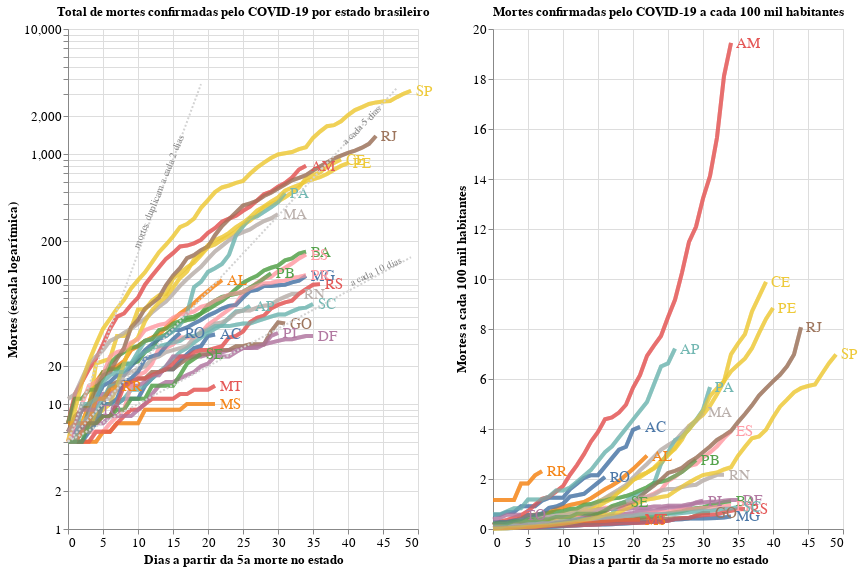

The notebook cell this image was saved under:
### Code cell
import altair as alt

text2b = alt.Chart({'values':[{'x': 13, 'y': 500}]}).mark_text(
    text='mortes duplicam a cada 2 dias', angle=292,
    size=10,
    color = 'gray'
).encode(
    x='x:Q', y='y:Q'
)

text5b = alt.Chart({'values':[{'x': 42, 'y': 1700}]}).mark_text(
    text='a cada 5 dias', angle=315,
    size=10,
    color = 'gray'
).encode(
    x='x:Q', y='y:Q'
)

text10b = alt.Chart({'values':[{'x': 44, 'y': 115}]}).mark_text(
    text='a cada 10 dias', angle=335,
    size=10,
    color = 'gray'
).encode(
    x='x:Q', y='y:Q'
)

# Sum it all up
chart1 = alt.layer(chart, overlay, text, double2, double5, double10, text2b, text5b, text10b).properties(
    width=350,
    height=500
)

# Sum em up!
chart2 = alt.layer(chartpop + overlaypop + textpop).properties(
    width=350,
    height=500
)

alt.hconcat(chart1, chart2
).configure_axis(
    labelFontSize=13,
    titleFontSize=13
).configure_title(
    fontSize=13
).add_selection(
  selection
)

### Figure 1 — Vega-Lite specification as saved in the notebook (floating-point values rounded to 4 significant figures; data arrays with more than 128 entries replaced by an {"elided": "..."} marker saying what was removed)
{"config": {"view": {"continuousWidth": 400, "continuousHeight": 300}, "axis": {"labelFontSize": 13, "titleFontSize": 13}, "title": {"fontSize": 13}}, "hconcat": [{"layer": [{"data": {"name": "data-4d6332b10468e858d9d21818fb02f6a0"}, "mark": {"type": "line", "opacity": 0.7, "strokeWidth": 4}, "encoding": {"color": {"condition": {"type": "nominal", "field": "state", "selection": "selector006"}, "value": "lightgray"}, "tooltip": [{"type": "nominal", "field": "state", "title": "Estado"}, {"type": "nominal", "field": "Date", "format": "%d/%m/%Y", "timeUnit": "yearmonthdate", "title": "Data"}, {"type": "nominal", "field": "Deaths", "title": "Mortes"}], "x": {"type": "quantitative", "field": "Day"}, "y": {"type": "quantitative", "field": "Deaths", "scale": {"type": "log"}}}, "selection": {"selector006": {"type": "single", "fields": ["state"]}}, "title": "Total de mortes confirmadas pelo COVID-19 por estado brasileiro"}, {"data": {"name": "data-4d6332b10468e858d9d21818fb02f6a0"}, "mark": {"type": "line", "opacity": 0.7, "strokeWidth": 4}, "encoding": {"color": {"type": "nominal", "field": "state"}, "opacity": {"value": 0.5}, "x": {"type": "quantitative", "field": "Day"}, "y": {"type": "quantitative", "field": "Deaths", "scale": {"type": "log"}}}, "title": "Total de mortes confirmadas pelo COVID-19 por estado brasileiro", "transform": [{"filter": {"selection": "selector006"}}]}, {"data": {"name": "data-4d6332b10468e858d9d21818fb02f6a0"}, "mark": {"type": "text", "align": "left", "dx": 5, "size": 15}, "encoding": {"color": {"type": "nominal", "field": "state", "legend": null}, "text": {"type": "nominal", "field": "state"}, "x": {"type": "quantitative", "aggregate": "max", "axis": {"title": "Dias a partir da 5a morte no estado"}, "field": "Day"}, "y": {"type": "quantitative", "aggregate": {"argmax": "Day"}, "axis": {"title": "Mortes (escala logarítmica)"}, "field": "Deaths"}}, "title": "Total de mortes confirmadas pelo COVID-19 por estado brasileiro", "transform": [{"filter": {"selection": "selector006"}}]}, {"data": {"sequence": {"start": 0, "stop": 20, "step": 1, "as": "x"}}, "mark": {"type": "line", "strokeDash": [2, 2]}, "encoding": {"color": {"value": "lightgray"}, "x": {"type": "quantitative", "field": "x"}, "y": {"type": "quantitative", "field": "value"}}, "transform": [{"calculate": "5*pow(2,(datum.x/2))", "as": "double2"}, {"fold": ["double2"]}]}, {"data": {"sequence": {"start": 0, "stop": 48, "step": 1, "as": "x"}}, "mark": {"type": "line", "strokeDash": [2, 2]}, "encoding": {"color": {"value": "lightgray"}, "x": {"type": "quantitative", "field": "x"}, "y": {"type": "quantitative", "field": "value"}}, "transform": [{"calculate": "5*pow(2,(datum.x/5))", "as": "double5"}, {"fold": ["double5"]}]}, {"data": {"sequence": {"start": 0, "stop": 50, "step": 1, "as": "x"}}, "mark": {"type": "line", "strokeDash": [2, 2]}, "encoding": {"color": {"value": "lightgray"}, "x": {"type": "quantitative", "field": "x"}, "y": {"type": "quantitative", "field": "value"}}, "transform": [{"calculate": "5*pow(2,(datum.x/10))", "as": "double10"}, {"fold": ["double10"]}]}, {"data": {"name": "data-bf3a284e2fbb064d7dde36f27f5d5a49"}, "mark": {"type": "text", "angle": 292, "color": "gray", "size": 10, "text": "mortes duplicam a cada 2 dias"}, "encoding": {"x": {"type": "quantitative", "field": "x"}, "y": {"type": "quantitative", "field": "y"}}}, {"data": {"name": "data-d1aac4e1322477c3199ccb6b764144d1"}, "mark": {"type": "text", "angle": 315, "color": "gray", "size": 10, "text": "a cada 5 dias"}, "encoding": {"x": {"type": "quantitative", "field": "x"}, "y": {"type": "quantitative", "field": "y"}}}, {"data": {"name": "data-95c0240dc994b9f2ae808cb884cedf18"}, "mark": {"type": "text", "angle": 335, "color": "gray", "size": 10, "text": "a cada 10 dias"}, "encoding": {"x": {"type": "quantitative", "field": "x"}, "y": {"type": "quantitative", "field": "y"}}}], "height": 500, "width": 350}, {"layer": [{"layer": [{"mark": {"type": "line", "opacity": 0.7, "strokeWidth": 4}, "encoding": {"color": {"condition": {"type": "nominal", "field": "state", "selection": "selector006"}, "value": "lightgray"}, "tooltip": [{"type": "nominal", "field": "state", "title": "Estado"}, {"type": "nominal", "field": "Date", "format": "%d/%m/%Y", "timeUnit": "yearmonthdate", "title": "Data"}, {"type": "nominal", "field": "DeathPop", "format": ".2f", "title": "Proporção de Mortes"}], "x": {"type": "quantitative", "field": "Day"}, "y": {"type": "quantitative", "field": "DeathPop"}}, "selection": {"selector006": {"type": "single", "fields": ["state"]}}, "title": "Mortes confirmadas pelo COVID-19 a cada 100 mil habitantes"}, {"mark": {"type": "line", "opacity": 0.7, "strokeWidth": 4}, "encoding": {"color": {"type": "nominal", "field": "state"}, "opacity": {"value": 0.5}, "x": {"type": "quantitative", "field": "Day"}, "y": {"type": "quantitative", "field": "DeathPop"}}, "title": "Mortes confirmadas pelo COVID-19 a cada 100 mil habitantes", "transform": [{"filter": {"selection": "selector006"}}]}, {"mark": {"type": "text", "align": "left", "dx": 5, "size": 15}, "encoding": {"color": {"type": "nominal", "field": "state", "legend": null}, "text": {"type": "nominal", "field": "state"}, "x": {"type": "quantitative", "aggregate": "max", "axis": {"title": "Dias a partir da 5a morte no estado"}, "field": "Day"}, "y": {"type": "quantitative", "aggregate": {"argmax": "Day"}, "axis": {"title": "Mortes a cada 100 mil habitantes"}, "field": "DeathPop"}}, "title": "Mortes confirmadas pelo COVID-19 a cada 100 mil habitantes", "transform": [{"filter": {"selection": "selector006"}}]}]}], "data": {"name": "data-4d6332b10468e858d9d21818fb02f6a0"}, "height": 500, "width": 350}], "$schema": "https://vega.github.io/schema/vega-lite/v4.8.1.json", "datasets": {"data-4d6332b10468e858d9d21818fb02f6a0": {"elided": "816 records"}, "data-bf3a284e2fbb064d7dde36f27f5d5a49": [{"x": 13, "y": 500}], "data-d1aac4e1322477c3199ccb6b764144d1": [{"x": 42, "y": 1700}], "data-95c0240dc994b9f2ae808cb884cedf18": [{"x": 44, "y": 115}]}}
